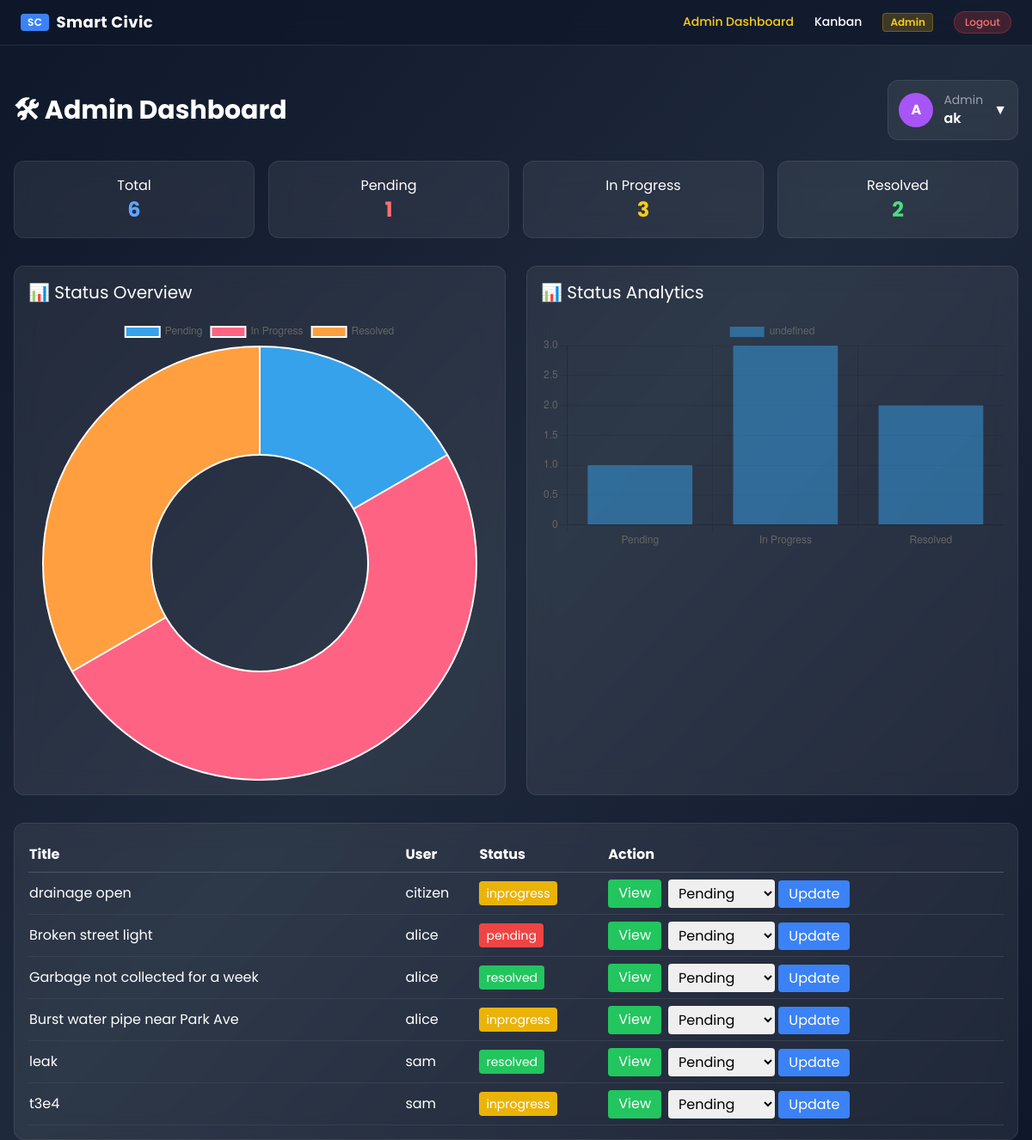
Screenshot of /complaints/admin-dashboard/ (signed in) with the database file from the repository.
### complaints/models.py (models this page shows, shortened)
class Complaint(models.Model):
    STATUS_CHOICES = [
        ('pending', 'Pending'),
        ('inprogress', 'In Progress'),
        ('resolved', 'Resolved'),
    ]
    user = models.ForeignKey(User, on_delete=models.CASCADE, related_name='complaints')
    title = models.CharField(max_length=200)
    desc = models.TextField()
    location = models.CharField(max_length=200)
    latitude = models.FloatField(null=True, blank=True)
    longitude = models.FloatField(null=True, blank=True)
    status = models.CharField(max_length=20, choices=STATUS_CHOICES, default='pending')
    category = models.CharField(max_length=100, default='general')
    created_at = models.DateTimeField(auto_now_add=True)
    image = models.ImageField(upload_to='complaints/', null=True, blank=True)
    class Meta:
        indexes = [
            models.Index(fields=['user', 'status']),
            models.Index(fields=['status']),
            models.Index(fields=['-created_at']),
        ]
        ordering = ['-created_at']   # newest first everywhere

### complaints/views.py (the view)
# urls.py: path('admin-dashboard/', admin_dashboard, name='admin-dashboard'),
@login_required
def admin_dashboard(request):
    if not request.user.is_superuser:
        return redirect('/complaints/dashboard/')
    all_qs = Complaint.objects.select_related('user')
    stats = all_qs.aggregate(
        total=Count('id'),
        pending=Count('id', filter=Q(status='pending')),
        progress=Count('id', filter=Q(status='inprogress')),
        resolved=Count('id', filter=Q(status='resolved')),
    )
    paginator = Paginator(all_qs, PAGE_SIZE)
    page_obj = paginator.get_page(request.GET.get('page'))
    return render(request, 'admin_dashboard.html', {
        'page_obj': page_obj,
        'complaints': page_obj,   # keep template variable name unchanged
        **stats,
    })

### templates/admin_dashboard.html (shortened to what this page needs)
{% extends 'base.html' %}
{% block content %}
<div class="max-w-7xl mx-auto pt-10 px-4">
    <div class="flex flex-col md:flex-row justify-between items-center mb-6 gap-4">
        <h1 class="text-3xl font-bold">🛠 Admin Dashboard</h1>
        <div class="relative">
            <div onclick="toggleDropdown()"
                 class="glass p-3 rounded-xl flex items-center gap-3 cursor-pointer
                        transition duration-300 hover:shadow-[0_0_15px_rgba(168,85,247,0.7)]">
                <div class="bg-purple-500 w-10 h-10 flex items-center justify-center rounded-full text-white font-bold">
                    {{ request.user.username|first|upper }}
                </div>
                <div class="hidden md:block">
                    <p class="text-sm text-gray-400">Admin</p>
                    <p class="font-semibold">{{ request.user.username }}</p>
                </div>
                <span>▼</span>
            </div>
        </div>
    </div>
    <div class="grid grid-cols-2 md:grid-cols-4 gap-4 mb-8">
        <div class="glass p-4 text-center rounded-xl transition duration-300 hover:shadow-[0_0_15px_rgba(59,130,246,0.7)]">
            <p>Total</p>
            <p class="text-2xl font-bold text-blue-400">{{ total }}</p>
        </div>
        <div class="glass p-4 text-center rounded-xl transition duration-300 hover:shadow-[0_0_15px_rgba(239,68,68,0.7)]">
            <p>Pending</p>
            <p class="text-2xl font-bold text-red-400">{{ pending }}</p>
        </div>
        <div class="glass p-4 text-center rounded-xl transition duration-300 hover:shadow-[0_0_15px_rgba(234,179,8,0.7)]">
            <p>In Progress</p>
            <p class="text-2xl font-bold text-yellow-400">{{ progress }}</p>
        </div>
        <div class="glass p-4 text-center rounded-xl transition duration-300 hover:shadow-[0_0_15px_rgba(34,197,94,0.7)]">
            <p>Resolved</p>
            <p class="text-2xl font-bold text-green-400">{{ resolved }}</p>
        </div>
    </div>
    <div class="grid grid-cols-1 md:grid-cols-2 gap-6 mb-8">
        <div class="glass p-4 rounded-xl">
            <h2 class="text-xl mb-4">📊 Status Overview</h2>
            <canvas id="statusChart"></canvas>
        </div>
        <div class="glass p-4 rounded-xl">
            <h2 class="text-xl mb-4">📊 Status Analytics</h2>
            <canvas id="barChart"></canvas>
        </div>
    </div>
    <div class="glass p-4 overflow-x-auto rounded-xl">
        <table class="w-full text-left">
            <thead>
                <tr class="border-b border-gray-600">
                    <th class="py-2">Title</th>
                    <th>User</th>
                    <th>Status</th>
                    <th>Action</th>
                </tr>
            </thead>
            <tbody>
                {% for c in complaints %}
                <tr class="border-b border-gray-700">
                    <td class="py-3">{{ c.title }}</td>
                    <td>{{ c.user.username }}</td>
                    <td>
                        <span class="px-2 py-1 rounded text-white text-sm
                        {% if c.status == 'pending' %} bg-red-500
                        {% elif c.status == 'inprogress' %} bg-yellow-500
                        {% else %} bg-green-500 {% endif %}">
                            {{ c.status }}
                        </span>
                    </td>
                    <td>
                        <div class="flex flex-col md:flex-row gap-2">
                            <a href="/complaints/detail/{{ c.id }}/"
                               class="bg-green-500 px-3 py-1 rounded text-white text-center hover:shadow-lg">
                                View
                            </a>
                            <form method="POST" action="{% url 'update-status' c.id %}">
                                <select name="status" class="text-black px-2 py-1 rounded w-full md:w-auto">
                                    <option value="pending">Pending</option>
                                </select>
                                <button type="submit"
                                        class="bg-blue-500 px-3 py-1 rounded text-white w-full md:w-auto hover:shadow-lg">
                                    Update
                                </button>
                            </form>
                        </div>
                    </td>
                </tr>
                {% empty %}
                <tr>
                    <td colspan="4" class="text-center py-4">
                        No complaints found
                    </td>
                </tr>
                {% endfor %}
            </tbody>
        </table>
    </div>
</div>
<script>
// Doughnut
new Chart(document.getElementById('statusChart'), {
    type: 'doughnut',
    data: {
        labels: ['Pending', 'In Progress', 'Resolved'],
        datasets: [{
            data: [{{ pending }}, {{ progress }}, {{ resolved }}],
        }]
    }
});
// Bar
new Chart(document.getElementById('barChart'), {
    type: 'bar',
    data: {
        labels: ['Pending', 'In Progress', 'Resolved'],
        datasets: [{
            data: [{{ pending }}, {{ progress }}, {{ resolved }}],
        }]
    }
});
// Dropdown toggle
function toggleDropdown() {
    document.getElementById("dropdownMenu").classList.toggle("hidden");
}
// Close on outside click
window.onclick = function(e) {
    if (!e.target.closest('.relative')) {
        document.getElementById("dropdownMenu").classList.add("hidden");
    }
}
</script>
{% endblock %}

### templates/base.html (style rules this page uses)
body { font-family: 'Poppins', sans-serif; }
.glass { background: rgba(255,255,255,0.07); backdrop-filter: blur(14px); border: 1px solid rgba(255,255,255,0.08); }

### rows the page displays
Complaint: title "drainage open", user.username "citizen", status "inprogress"
Complaint: title "Broken street light", user.username "alice", status "pending"
Complaint: title "Garbage not collected for a week", user.username "alice", status "resolved"
Complaint: title "Burst water pipe near Park Ave", user.username "alice", status "inprogress"
Complaint: title "leak", user.username "sam", status "resolved"
Complaint: title "t3e4", user.username "sam", status "inprogress"

### other values shown
{{ request.user.username|first|upper }} "A"
{{ request.user.username }} "ak"
{{ total }} "6"
{{ pending }} "1"
{{ progress }} "3"
{{ resolved }} "2"
chart data {{ pending }} 1
chart data {{ progress }} 3
chart data {{ resolved }} 2
